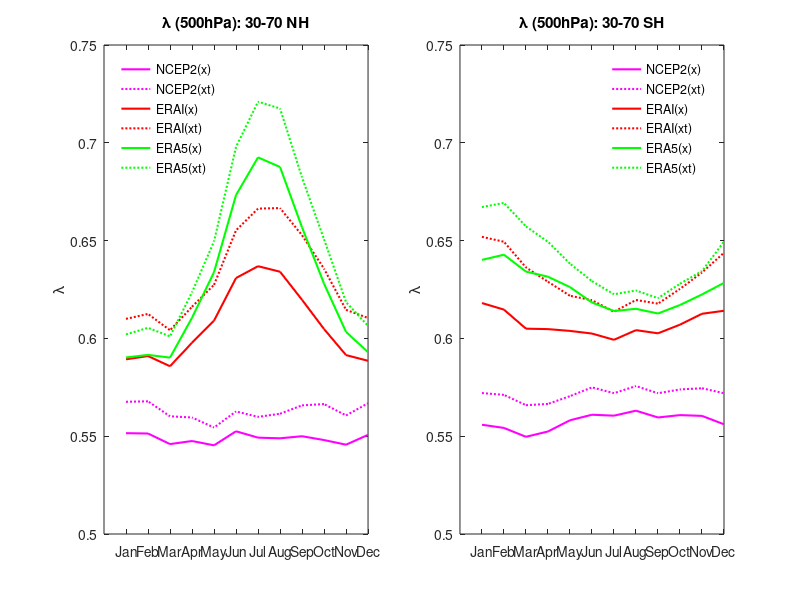

This chart was generated by the following MATLAB code:
% plot the asymmetry at 500hPA for ncep2, erai, era5 for years 2009-2018 and the
% asymmetry predicted by the moist modal theory vs. moist turbulent theory

close all; clear

% averaging window

latN = 70; latS = 30;
lv = 500;

% ncep2

load('data_ncep2/asymmetry_ncep2_xt.mat');
load('data_ncep2/asymmetry_ncep2_x.mat')

[~,lat30] = min(abs(lat-latS)); [~,latm30] = min(abs(lat+latS));
[~,lat70] = min(abs(lat-latN)); [~,latm70] = min(abs(lat+latN));

[~,p500] = min(abs(level-lv));

lambda_ncep2_NH_x = squeeze(mean(lambda_ncep2_x(lat70:lat30,p500,:),1));
lambda_ncep2_SH_x = squeeze(mean(lambda_ncep2_x(latm30:latm70,p500,:),1));

lambda_ncep2_NH_xt = squeeze(mean(lambda_ncep2_xt(lat70:lat30,p500,:),1));
lambda_ncep2_SH_xt = squeeze(mean(lambda_ncep2_xt(latm30:latm70,p500,:),1));

clear('level','lat','p500','lat30','lat70','latm30','latm70',...
    'lambda_ncep2_x','lambda_ncep2_xt');

% erai

load('data_erai/asymmetry_erai_NH_x.mat'); 
load('data_erai/asymmetry_erai_NH_xt.mat'); 

[~,lat30] = min(abs(lat-latS)); 
[~,lat70] = min(abs(lat-latN)); 

[~,p500] = min(abs(level-lv));

lambda_erai_NH_x = squeeze(mean(lambda_erai_NH_x(lat70:lat30,p500,:),1));
lambda_erai_NH_xt = squeeze(mean(lambda_erai_NH_xt(lat70:lat30,p500,:),1));

clear('level','lat','p500','lat30','lat70')

load('data_erai/asymmetry_erai_SH_x.mat'); 
load('data_erai/asymmetry_erai_SH_xt.mat');

[~,latm30] = min(abs(lat+latS));
[~,latm70] = min(abs(lat+latN));

[~,p500] = min(abs(level-lv));

lambda_erai_SH_x = squeeze(mean(lambda_erai_SH_x(latm30:latm70,p500,:),1));
lambda_erai_SH_xt = squeeze(mean(lambda_erai_SH_xt(latm30:latm70,p500,:),1));

clear('level','lat','p500','latm30','latm70')

% era5

load('data_era5/asymmetry_era5_NH_x.mat'); 
load('data_era5/asymmetry_era5_NH_xt.mat'); 

[~,lat30] = min(abs(lat-latS)); 
[~,lat70] = min(abs(lat-latN)); 

[~,p500] = min(abs(level-lv));

lambda_era5_NH_x = squeeze(mean(lambda_era5_NH_x(lat70:lat30,p500,:),1));
lambda_era5_NH_xt = squeeze(mean(lambda_era5_NH_xt(lat70:lat30,p500,:),1));

clear('level','lat','p500','lat30','lat70')

load('data_era5/asymmetry_era5_SH_x.mat'); 
load('data_era5/asymmetry_era5_SH_xt.mat');

[~,latm30] = min(abs(lat+latS));
[~,latm70] = min(abs(lat+latN));

[~,p500] = min(abs(level-lv));

lambda_era5_SH_x = squeeze(mean(lambda_era5_SH_x(latm30:latm70,p500,:),1));
lambda_era5_SH_xt = squeeze(mean(lambda_era5_SH_xt(latm30:latm70,p500,:),1));

hfig = figure(1);
pos = get(hfig,'position');
set(hfig,'position',pos.*[.5 1 2 1])

subplot(1,2,1)

plot(lambda_ncep2_NH_x,'Linewidth',1.5,'Color','m'); hold on
plot(lambda_ncep2_NH_xt,'Linewidth',1.5,'Color','m','linestyle',':'); hold on;
plot(lambda_erai_NH_x,'Linewidth',1.5,'Color','r'); hold on;
plot(lambda_erai_NH_xt,'linewidth',1.5,'Color','r','linestyle',':'); hold on;
plot(lambda_era5_NH_x,'linewidth',1.5,'Color','g'); hold on;
plot(lambda_era5_NH_xt,'linewidth',1.5,'Color','g','Linestyle',':'); hold on;
ylabel('\lambda'); ylim([0.5 0.75]) 
set(gca,'xtick',1:12,...
 'xticklabel',{'Jan','Feb','Mar','Apr','May','Jun','Jul','Aug','Sep','Oct','Nov','Dec'})
set(gca,'Fontsize',10)
legend('NCEP2(x)','NCEP2(xt)','ERAI(x)','ERAI(xt)','ERA5(x)','ERA5(xt)','Location','Northwest'); legend boxoff
title(['\lambda (',num2str(lv),'hPa): ',num2str(latS),'-',num2str(latN),' NH'])

subplot(1,2,2)

plot(lambda_ncep2_SH_x,'Linewidth',1.5,'Color','m'); hold on
plot(lambda_ncep2_SH_xt,'Linewidth',1.5,'Color','m','linestyle',':'); hold on;
plot(lambda_erai_SH_x,'Linewidth',1.5,'Color','r'); hold on;
plot(lambda_erai_SH_xt,'linewidth',1.5,'Color','r','linestyle',':'); hold on;
plot(lambda_era5_SH_x,'linewidth',1.5,'Color','g'); hold on;
plot(lambda_era5_SH_xt,'linewidth',1.5,'Color','g','Linestyle',':'); hold on;
ylabel('\lambda'); ylim([0.5 0.75])
set(gca,'xtick',1:12,...
 'xticklabel',{'Jan','Feb','Mar','Apr','May','Jun','Jul','Aug','Sep','Oct','Nov','Dec'})
set(gca,'Fontsize',10)
legend('NCEP2(x)','NCEP2(xt)','ERAI(x)','ERAI(xt)','ERA5(x)','ERA5(xt)','Location','Northeast'); legend boxoff
title(['\lambda (',num2str(lv),'hPa): ',num2str(latS),'-',num2str(latN),' SH'])




